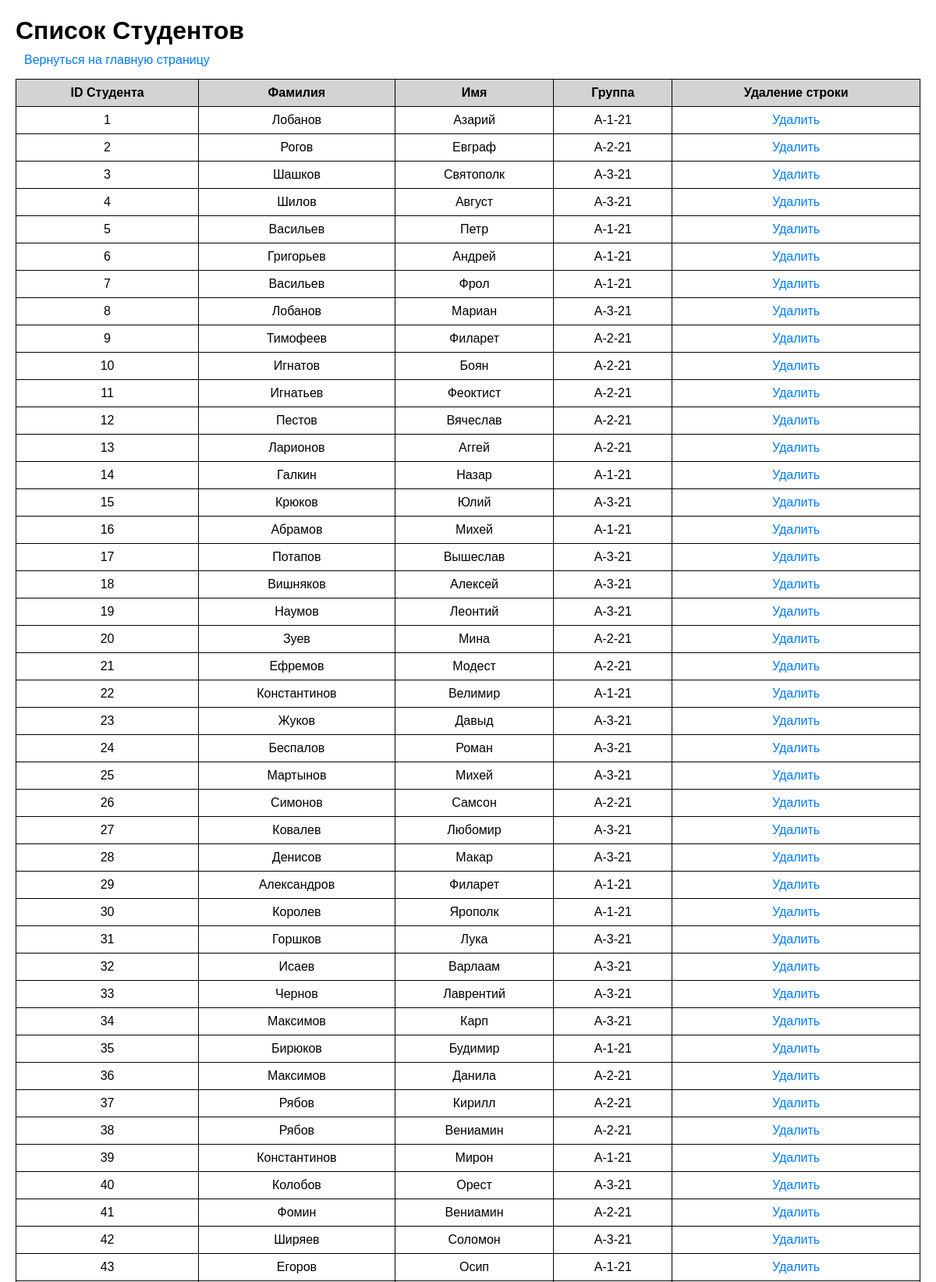
/students (upper part), run on the app's committed database.
### models.py (models this page shows)
class Student(Base):
    __tablename__ = 'students'
    student_id = Column(Integer, primary_key=True)
    firstname = Column(String, nullable=False)
    lastname = Column(String, nullable=False)
    patronymic = Column(String, nullable=False)
    group_student = Column(String, nullable=False)
    grades = relationship("StudentSubjectGrade", back_populates="student")
    interests = relationship("StudentThemeInterest", back_populates="student")
    distributions = relationship("Distribution", back_populates="student")

### app.py (the view)
@app.route("/students")
def display_students():
    students = student_repository.get_all(Student)
    return render_template('student_data.html', students=students)

### repositories.py (called while the page is built)
    def get_all(self, model):
        with self.Session() as session:
            return session.query(model).all()

### templates/student_data.html (shortened to what this page needs)
<!DOCTYPE html>
<html lang="en">
<head>
</head>
<body>
    <h1>Список Студентов</h1>
    <a href="{{url_for('index')}}">Вернуться на главную страницу</a>
    <table>
        <tr>
            <th>ID Студента</th>
            <th>Фамилия</th>
            <th>Имя</th>
            <th>Группа</th>
            <th>Удаление строки</th>
        </tr>
        {%for student in students%}
        <tr>
            <td>{{student.student_id}}</td>
            <td>{{student.lastname}}</td>
            <td>{{student.firstname}}</td>
            <td>{{student.group_student}}</td>
            <td>
                <a href=" ">Удалить</a>
            </td>
        </tr>
        {%endfor%}
    </table>
</body>
</html>

### templates/student_data.html (style rules this page uses)
body { font-family: Arial, sans-serif; margin: 20px; }
table { width: 100%; border-collapse: collapse; margin-top:15px; }
td,th { border: 1px solid ; padding: 8px; text-align: center; }
th { background-color: lightgray; font-size: 16px; font-weight: bold; }
a { font-size: 16px; padding: 5px 10px; text-decoration: none; color: #007bff; border: 1px solid transparent; border-radius: 5px; transition: background-color 0.3s; }
h1 { margin-bottom: 10px; }

### data on the page
Student: student_id "1", lastname "Лобанов", firstname "Азарий", group_student "A-1-21"
Student: student_id "2", lastname "Рогов", firstname "Евграф", group_student "A-2-21"
Student: student_id "3", lastname "Шашков", firstname "Святополк", group_student "A-3-21"
Student: student_id "4", lastname "Шилов", firstname "Август", group_student "A-3-21"
Student: student_id "5", lastname "Васильев", firstname "Петр", group_student "A-1-21"
Student: student_id "6", lastname "Григорьев", firstname "Андрей", group_student "A-1-21"
Student: student_id "7", lastname "Васильев", firstname "Фрол", group_student "A-1-21"
Student: student_id "8", lastname "Лобанов", firstname "Мариан", group_student "A-3-21"
Student: student_id "9", lastname "Тимофеев", firstname "Филарет", group_student "A-2-21"
Student: student_id "10", lastname "Игнатов", firstname "Боян", group_student "A-2-21"
Student: student_id "11", lastname "Игнатьев", firstname "Феоктист", group_student "A-2-21"
Student: student_id "12", lastname "Пестов", firstname "Вячеслав", group_student "A-2-21"
Student: student_id "13", lastname "Ларионов", firstname "Аггей", group_student "A-2-21"
Student: student_id "14", lastname "Галкин", firstname "Назар", group_student "A-1-21"
Student: student_id "15", lastname "Крюков", firstname "Юлий", group_student "A-3-21"
Student: student_id "16", lastname "Абрамов", firstname "Михей", group_student "A-1-21"
Student: student_id "17", lastname "Потапов", firstname "Вышеслав", group_student "A-3-21"
Student: student_id "18", lastname "Вишняков", firstname "Алексей", group_student "A-3-21"
Student: student_id "19", lastname "Наумов", firstname "Леонтий", group_student "A-3-21"
Student: student_id "20", lastname "Зуев", firstname "Мина", group_student "A-2-21"
Student: student_id "21", lastname "Ефремов", firstname "Модест", group_student "A-2-21"
Student: student_id "22", lastname "Константинов", firstname "Велимир", group_student "A-1-21"
Student: student_id "23", lastname "Жуков", firstname "Давыд", group_student "A-3-21"
Student: student_id "24", lastname "Беспалов", firstname "Роман", group_student "A-3-21"
Student: student_id "25", lastname "Мартынов", firstname "Михей", group_student "A-3-21"
Student: student_id "26", lastname "Симонов", firstname "Самсон", group_student "A-2-21"
Student: student_id "27", lastname "Ковалев", firstname "Любомир", group_student "A-3-21"
Student: student_id "28", lastname "Денисов", firstname "Макар", group_student "A-3-21"
Student: student_id "29", lastname "Александров", firstname "Филарет", group_student "A-1-21"
Student: student_id "30", lastname "Королев", firstname "Ярополк", group_student "A-1-21"
Student: student_id "31", lastname "Горшков", firstname "Лука", group_student "A-3-21"
Student: student_id "32", lastname "Исаев", firstname "Варлаам", group_student "A-3-21"
Student: student_id "33", lastname "Чернов", firstname "Лаврентий", group_student "A-3-21"
Student: student_id "34", lastname "Максимов", firstname "Карп", group_student "A-3-21"
Student: student_id "35", lastname "Бирюков", firstname "Будимир", group_student "A-1-21"
Student: student_id "36", lastname "Максимов", firstname "Данила", group_student "A-2-21"
Student: student_id "37", lastname "Рябов", firstname "Кирилл", group_student "A-2-21"
Student: student_id "38", lastname "Рябов", firstname "Вениамин", group_student "A-2-21"
Student: student_id "39", lastname "Константинов", firstname "Мирон", group_student "A-1-21"
Student: student_id "40", lastname "Колобов", firstname "Орест", group_student "A-3-21"
Student: student_id "41", lastname "Фомин", firstname "Вениамин", group_student "A-2-21"
Student: student_id "42", lastname "Ширяев", firstname "Соломон", group_student "A-3-21"
Student: student_id "43", lastname "Егоров", firstname "Осип", group_student "A-1-21"
